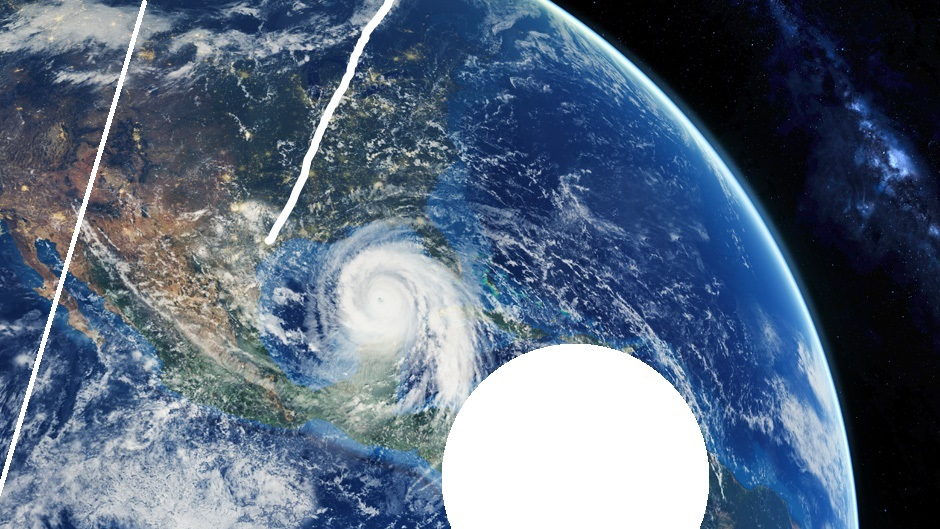
#> input picture test_img.jpg, 940 x 529 px
$ jupyter execute 'Augmentation Demo.ipynb'
#> lines starting #> are read from the running program, lines starting #| are printed output that depends on the picture; after the words box and inside, x2 and y2 are one past the last pixel; in counts of white or black regions, pixels touching at a corner belong together
### augment.py
import argparse
import cv2
import matplotlib.pyplot as plt
import numpy as np
import os
from os.path import join


class Augment:
    def __init__(self,
                 translate_range=(0.1, 0.1),
                 rotation_range=(0, 45),
                 flip_fraction=0.5
                 ):
        self.translate_range = translate_range
        self.rotation_range = rotation_range
        self.flip_fraction = flip_fraction

    def fix_edge_patch(self, img):

        edge_pixels = np.hstack([img[:, 0].ravel(), img[:, -1].ravel(), img[0, :], img[-1, :]])
        if not (edge_pixels > 253).any():
            return img

        _, mask = cv2.threshold(img, 250, 255, cv2.THRESH_BINARY)
        kernel = np.ones((5, 5), np.uint8)
        mask = cv2.dilate(mask, kernel, iterations=1)
        marker = np.zeros_like(mask)
        marker[0, :] = mask[0, :]
        marker[-1, :] = mask[-1, :]
        marker[:, 0] = mask[:, 0]
        marker[:, -1] = mask[:, -1]
        mask = self.imreconstruct(marker, mask)
        augmented = cv2.subtract(img, mask)
        return augmented

    def translate(self, img):
        random_translate = (np.random.uniform(self.translate_range[0], self.translate_range[1], 2) * img.shape[:2]).astype(int)

        T = np.float32([[1, 0, random_translate[0]], [0, 1, random_translate[1]]])
        augmented = cv2.warpAffine(img, T, img.shape[:2])
        return augmented

    def rotate(self, img):
        cy, cx = img.shape[:2]
        angle = np.random.uniform(self.rotation_range[0], self.rotation_range[1])
        rot_mat = cv2.getRotationMatrix2D((int(cx/2), int(cy/2)), angle, 1.0)
        augmented = cv2.warpAffine(img, rot_mat, img.shape[1::-1], flags=cv2.INTER_AREA)
        return augmented

    def flip_lr(self, img):
        if np.random.uniform() < self.flip_fraction:
            return cv2.flip(img, 1)
        else:
            return img.copy()

    def flip_tb(self, img):
        if np.random.uniform() < self.flip_fraction:
            return cv2.flip(img, 0)
        else:
            return img.copy()

    @staticmethod
    def imreconstruct(marker: np.ndarray, mask: np.ndarray, radius: int = 1):
        kernel = np.ones(shape=(radius * 2 + 1,) * 2, dtype=np.uint8)
        while True:
            expanded = cv2.dilate(src=marker, kernel=kernel)
            cv2.bitwise_and(src1=expanded, src2=mask, dst=expanded)

            # Termination criterion: Expansion didn't change the image at all
            if (marker == expanded).all():
                return expanded
            marker = expanded


# [40 lines left out: functions demo_augmentation, save_aug_images, not called in this run]


# [10 lines that do not run on import are left out]

### Augmentation Demo.ipynb
## Augmentation
There are several ways to augment the data. The simplest way is to save a copy of augmented data and load it during training. A sophisticated way is to augment the data is during batch generation process. I opted for the first choice.

The augmentation parameters are defined in the initializer. The supported operations are following:
1. fix edge patch (white area artifact)
2. translate
3. rotate
4. flip (left right and upside down)

Usage is given below:

[cell 1]
from augment import Augment
import cv2
import matplotlib.pyplot as plt

[cell 2]
img = cv2.imread('test_img.jpg', 0)
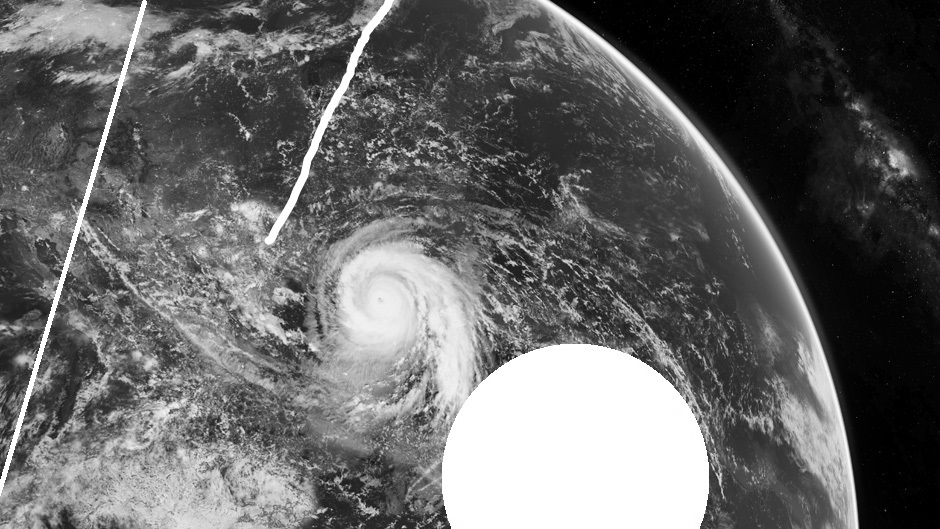
#> img: shape (529, 940); min 0, max 255, mean 103.2
h, w = img.shape
#> h = 529; w = 940
img = img[:h, :h]
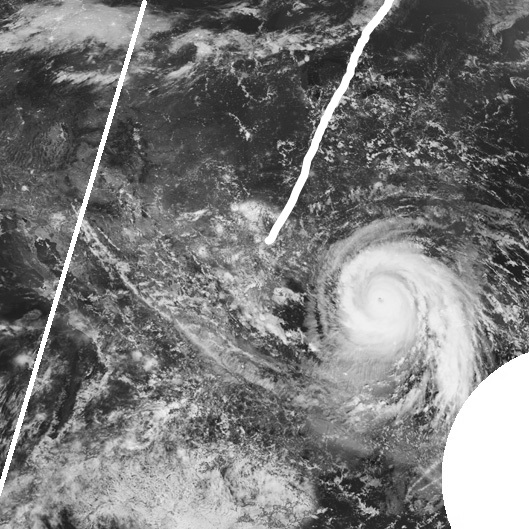
#> img: shape (529, 529); min 20, max 255, mean 120.8
plt.imshow(img)

### Initialize augmenter

[cell 3]
aug = Augment(translate_range=(0.1, 0.1),
              rotation_range=(-45, 45),
             flip_fraction=0.5)

#### white patch

[cell 4]
augmented = aug.fix_edge_patch(img)
#> in fix_edge_patch, `edge_pixels = np.hstack([img[:, 0].ravel(), img[:, -1].ravel(), img[0,..`: edge_pixels = 2116 values, max 255 at index 480, min 27 at index 743, mean 112
#> in fix_edge_patch, `_, mask = cv2.threshold(img, 250, 255, cv2.THRESH_BINARY)`:
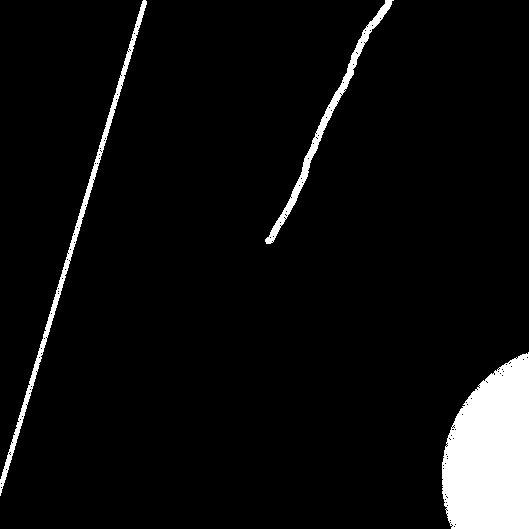
#> mask: shape (529, 529); 5.9% white; 3 white regions, box (x1, y1, x2, y2) and area: (442, 352, 529, 529) 12211, (0, 0, 147, 496) 2485, (265, 0, 394, 244) 1911
#> in fix_edge_patch, `mask = cv2.dilate(mask, kernel, iterations=1)`:
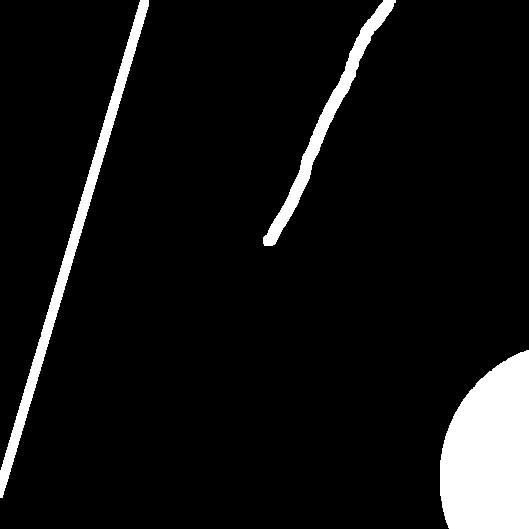
#> mask: shape (529, 529); 7.6% white; 3 white regions, box (x1, y1, x2, y2) and area: (440, 350, 529, 529) 12842, (0, 0, 149, 498) 5081, (263, 0, 396, 246) 3436
#> in fix_edge_patch, `marker[0, :] = mask[0, :]`:
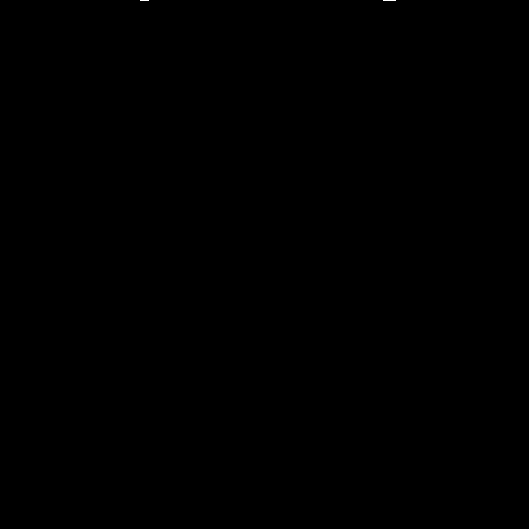
#> marker: shape (529, 529); 0.01% white in thin lines or dots, all inside (x1, y1, x2, y2) = (140, 0, 396, 1)
#> in fix_edge_patch, `marker[-1, :] = mask[-1, :]`: marker: shape (529, 529); 0.04% white in thin lines or dots, all inside (x1, y1, x2, y2) = (140, 0, 529, 529)
#> in fix_edge_patch, `marker[:, 0] = mask[:, 0]`: marker: shape (529, 529); 0.05% white in thin lines or dots
#> in fix_edge_patch, `marker[:, -1] = mask[:, -1]`:
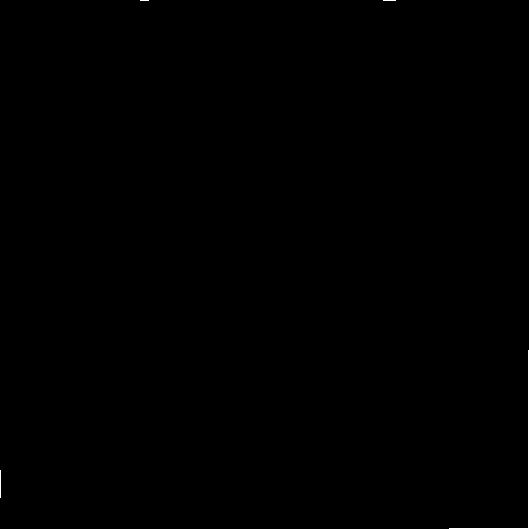
#> marker: shape (529, 529); 0.11% white in thin lines or dots
#> the loop in imreconstruct, `while True:` made 246 passes
#> pass 1, in imreconstruct, `expanded = cv2.dilate(src=marker, kernel=kernel)`:
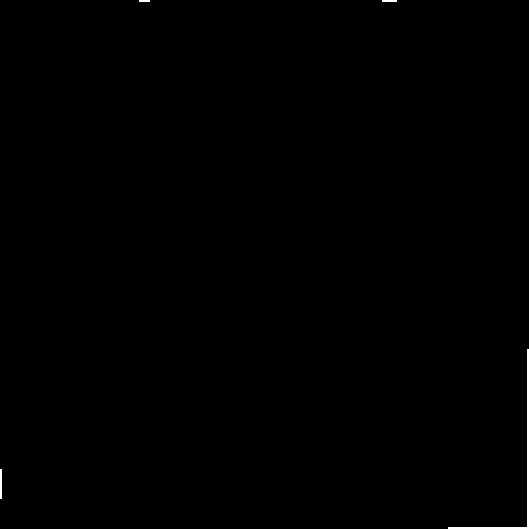
#> expanded: shape (529, 529); 0.23% white; 4 white regions, box (x1, y1, x2, y2) and area: (448, 349, 529, 529) 518, (0, 469, 2, 499) 60, (382, 0, 397, 2) 30, (139, 0, 150, 2) 22
plt.imshow(augmented)

#### translate

[cell 5]
augmented = aug.translate(img)
#> in translate, `augmented = cv2.warpAffine(img, T, img.shape[:2])`:
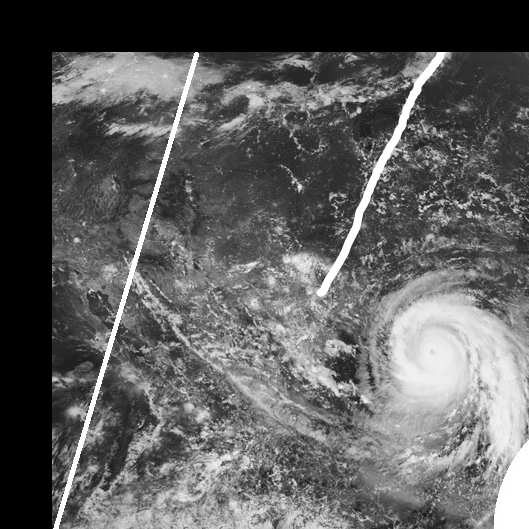
#> augmented: shape (529, 529); min 0, max 255, mean 94.3
plt.imshow(augmented)

[cell 6]
#### Rotate
augmented = aug.rotate(img)
#> in rotate, `rot_mat = cv2.getRotationMatrix2D((int(cx/2), int(cy/2)), angle, 1.0)`: rot_mat = [[0.987, 0.161, -39], [-0.161, 0.987, 45.86]]
#> in rotate, `augmented = cv2.warpAffine(img, rot_mat, img.shape[1::-1], flags=cv2.I..`:
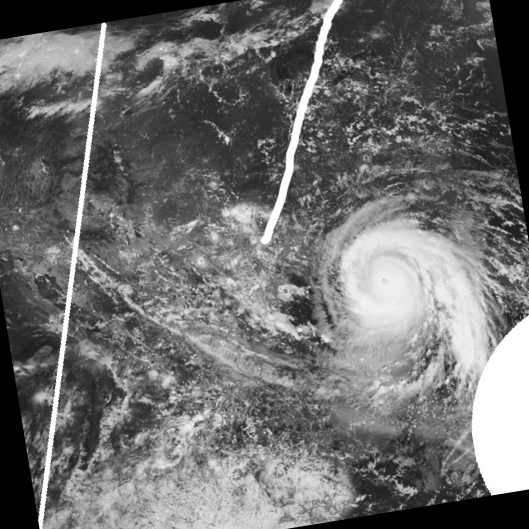
#> augmented: shape (529, 529); min 0, max 255, mean 111
plt.imshow(augmented)

[cell 7]
#### flip
augmented = aug.flip_lr(img)
plt.imshow(augmented)

[cell 8]
#### flip
augmented = aug.flip_tb(img)
#> in flip_tb, `return cv2.flip(img, 0)`:
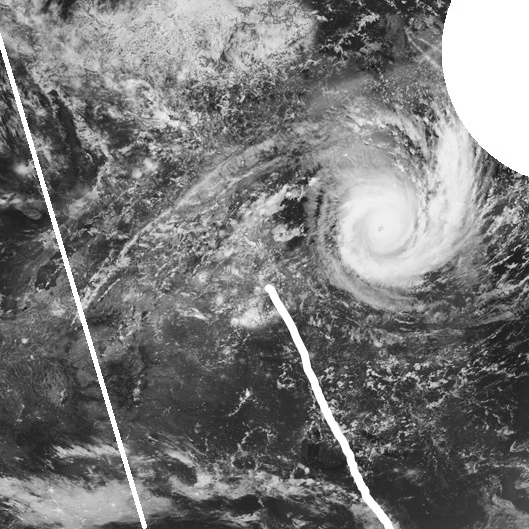
#> returned value: shape (529, 529); min 20, max 255, mean 120.8
plt.imshow(augmented)

#### Combine augmentation
Using class functions above, we can generate a function which can combine augmentations in a desired way. For example, to apply all in a sequece, following function can be used

[cell 9]
def save_aug_images(src, dst, folds):
    files = os.listdir(src)
    files = [f for f in files if f.endswith('.jpg')]
    os.makedirs(dst, exist_ok=True)

    aug = Augment(translate_range=(-0.1, 0.1),
                  rotation_range=(-90, 90),
                  flip_fraction=0.5)

    for fold in range(folds):
        for file in files:
            img = cv2.imread(join(src, file), 0)
            if img is None:
                continue
            img = aug.fix_edge_patch(img)
            img = aug.flip_lr(img)
            img = aug.translate(img)
            img = aug.rotate(img)
            cv2.imwrite(join(dst, f'{file[:-4]}.{fold}.jpg'), img)
